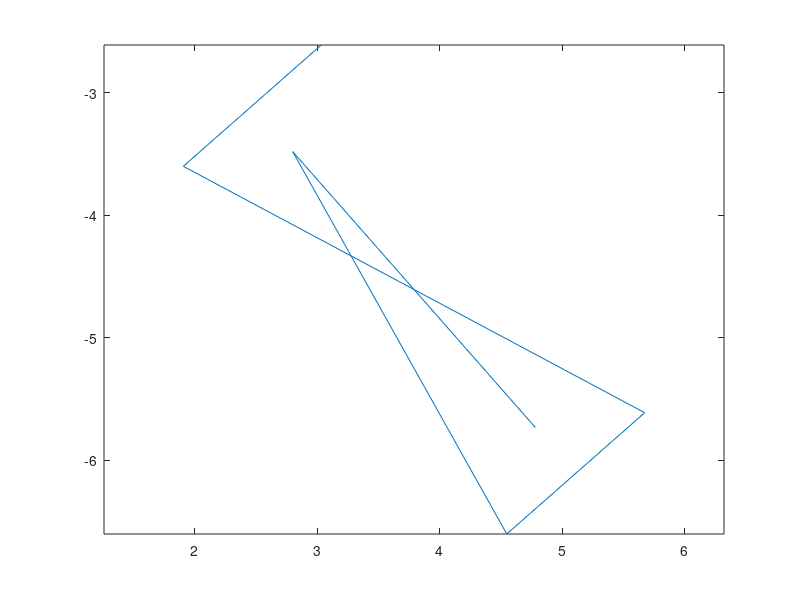

Here is the MATLAB script that generated this plot:
midline_front_ap = -3.48; % set to desired TETRODE face a/p position
midline_front_ml = 2.8;  % set to desired TETRODE face m/l position
midline_back_ref_ap = -4.56; % reference back-end position a/p
midline_back_ref_ml = 3.75; % reference back-end position m/l
% front face position gets set in drive coords
% reference position is only used to calculate drive angle

trodes_length = 3; % set to the distance between front and back tetrodes
trodes_width = 0.5; % set to distance between tetrode rows
width_pad = 0.5; % set to measured sides-padding (ie dental acrylic added in short axis)
length_pad = 0.5; % set to front-back padding (ie dental added in long axis)

% Don't change any other parameters -
% the rest of the coordinates are derived

midline_slope = (midline_front_ap-midline_back_ref_ap)/(midline_front_ml - midline_back_ref_ml);

midline_rad = atan(midline_slope);
midline_slope_deg = atan(midline_slope)/pi * 180

names = {'leftup','leftdown','rightup','rightdown','leftmid','rightmid'};
% columns are points in arbitrary order
% row one is m/l position
% row two is a/p position
% these points are built around a horizontal tetrode array...
% (ie going from 0,0 to array_length,0)  and rotated later
% by the slope specified by the points above
coords = [-1*width_pad,-1*length_pad,trodes_length+length_pad,trodes_length+length_pad,0,trodes_length;...
   trodes_width/2+width_pad,-1*(trodes_width/2+width_pad),trodes_width/2+width_pad,-1*(trodes_width/2+width_pad),0,0];

rot_matrix=[cos(midline_rad), -sin(midline_rad); sin(midline_rad), cos(midline_rad)];
coords = rot_matrix*coords;

offset_ap = coords(2,5)-midline_front_ap;
offset_ml = coords(1,5)-midline_front_ml;

coords(1,:) = coords(1,:) - offset_ml;
coords(2,:) = coords(2,:) - offset_ap;

plot(coords(1,:),coords(2,:));
axis equal

display(['Point 1: (',num2str(coords(2,1),3),' a/p, ', num2str(coords(1,1),3),' m/l)']);
display(['Point 2: (',num2str(coords(2,2),3),' a/p, ', num2str(coords(1,2),3),' m/l)']);
display(['Point 3: (',num2str(coords(2,3),3),' a/p, ', num2str(coords(1,3),3),' m/l)']);
display(['Point 4: (',num2str(coords(2,4),3),' a/p, ', num2str(coords(1,4),3),' m/l)']);
display(['Array front: (',num2str(coords(2,5),3),' a/p, ',num2str(coords(1,5),3),' m/l)']);
display(['Array rear: (',num2str(coords(2,6),3),' a/p, ',num2str(coords(1,6),3),' m/l)']);
